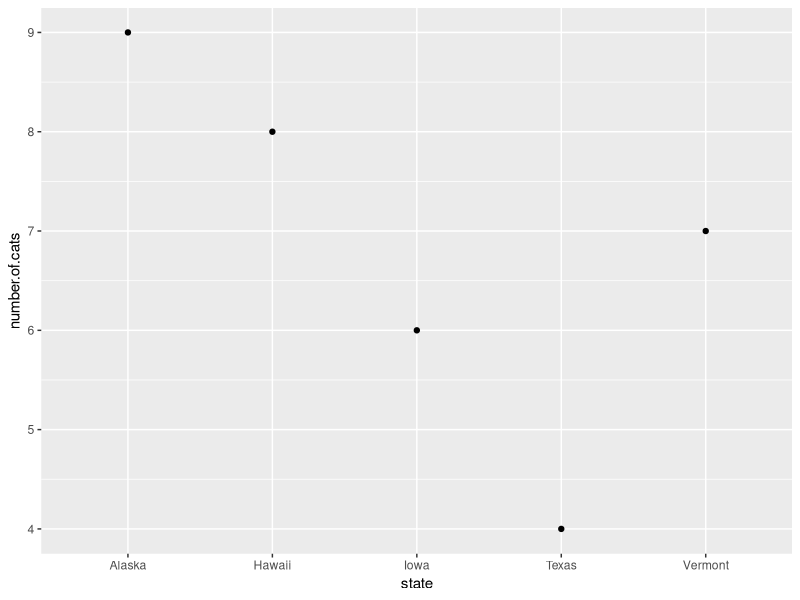

Write R code to recreate this figure. (Note: this script raises an error after producing the figure.)
#Coding with Style 
#Fix this script, using good coding convention. 
#This is a made-up dataset, so you can create any story and associated meaningful variable and filenames to go with it. 
#Put this script into the format for the Outline feature in RStudio
#create dataset
df1<-data.frame(state=c('Iowa','Vermont','Hawaii','Texas',"Alaska"),var1=c('american goldfinch',"hermit thrush",'nene','northern mockingbird',"willow ptarmigan"),snow=c(1,1,0,0,1),number.of.cats=sample(3:10,5,replace=T))
#explore dataset
library(ggplot2)
ggplot(df1,aes(state,number.of.cats))+geom_point()
#create new column
df1 $ max=10
#analyze dataset
library(lme4)
mod1<-glm(var2~number.of.cats,family=binomial,data=df1)
summary(mod1)
#create a csv file
write.csv("database1_15September2021.csv")
